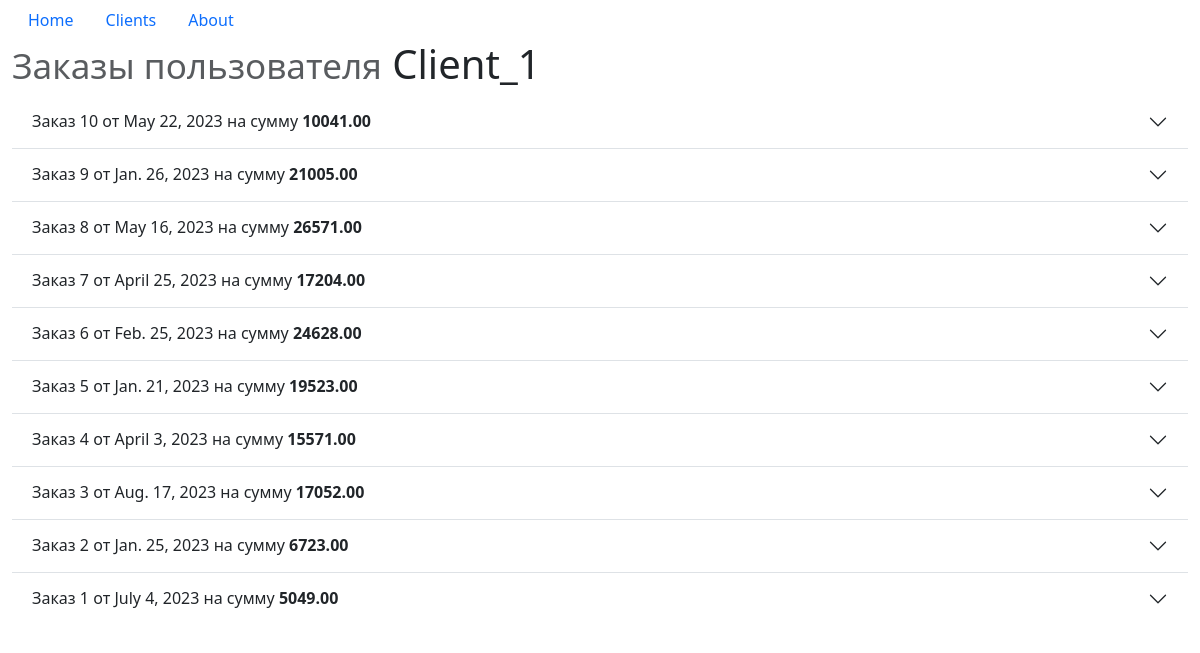
The page /clients/orders/1/ on the database its author committed.
### myapp/models.py (models this page shows, shortened)
class Client(models.Model):
    client_name = models.CharField(max_length=100, null=False)
    email = models.EmailField()
    password = models.CharField(max_length=100, null=False)
    phone = models.CharField(max_length=50, null=True)
    address = models.TextField(null=True)
    reg_date = models.DateField(auto_now_add=True)  # фиксируем создание
    class Meta:
        ordering = ['client_name']
        indexes = [
            models.Index(fields=['client_name']),
            models.Index(fields=['-reg_date']),
        ]

class OrderProducts(models.Model):
    order = models.ForeignKey(Order, on_delete=models.CASCADE)
    product = models.ForeignKey(Product, on_delete=models.PROTECT)
    product_count = models.IntegerField(default=1, validators=[MinValueValidator(1)])

class Order(models.Model):
    order_date = models.DateField(auto_now_add=True)
    cost = models.DecimalField(max_digits=10, decimal_places=2, default=0, validators=[MinValueValidator(0)])
    client = models.ForeignKey(Client, on_delete=models.CASCADE)
    products = models.ManyToManyField(Product, through='OrderProducts')

### myapp/views.py (the view)
# urls.py: path('clients/orders/<int:client_id>/', views.client_orders, name='client_orders'),
def client_orders(request, client_id):
    client = get_object_or_404(Client, pk=client_id)
    order_prods = OrderProducts.objects.select_related('product').select_related('order').filter(
        order__client_id=client_id).order_by('-order_id')
    order_prods = order_prods.annotate(prod_cost=F('product__price') * F('product_count'))
    context = {
        'client_name': client.client_name,
        'orders': order_prods,
    }
    return render(request, 'client_orders.html', context)

### myapp/templates/client_orders.html (shortened to what this page needs)
{% extends 'base.html' %}
{% block content %}
<h1><small class="text-muted">Заказы пользователя</small> {{ client_name }}</h1>
{% if orders %}
<div class="accordion accordion-flush" id="accordionOrders">
    {% for ord in orders %}
        {% ifchanged ord.order.id %}
            {% if not forloop.first %}
            </div>
            {% endif %}
        <div class="accordion-item">
            <h2 class="accordion-header" id="flush-heading{{ ord.order.id }}">
                <button class="accordion-button collapsed" type="button" data-bs-toggle="collapse"
                        data-bs-target="#flush-collapse{{ ord.order.id }}" aria-expanded="false" aria-controls="flush-collapse{{ ord.order.id }}">
                    Заказ {{ ord.order.id }} от {{ ord.order.order_date }} на сумму&nbsp;<strong>{{ ord.order.cost }}</strong>
                </button>
            </h2>
        {% endifchanged %}
    {% endfor %}
    </div>
</div>
{% else %}
    <div class="alert-warning">Данные отсутствуют!</div>
{% endif %}
{% endblock %}

### rows shown on the page
Client: client_name "Client_1"
OrderProducts: order.id "10", order.order_date "May 22, 2023", order.cost "10041.00"
OrderProducts: order.id "9", order.order_date "Jan. 26, 2023", order.cost "21005.00"
OrderProducts: order.id "8", order.order_date "May 16, 2023", order.cost "26571.00"
OrderProducts: order.id "7", order.order_date "April 25, 2023", order.cost "17204.00"
OrderProducts: order.id "6", order.order_date "Feb. 25, 2023", order.cost "24628.00"
OrderProducts: order.id "5", order.order_date "Jan. 21, 2023", order.cost "19523.00"
OrderProducts: order.id "4", order.order_date "April 3, 2023", order.cost "15571.00"
OrderProducts: order.id "3", order.order_date "Aug. 17, 2023", order.cost "17052.00"
OrderProducts: order.id "2", order.order_date "Jan. 25, 2023", order.cost "6723.00"
OrderProducts: order.id "1", order.order_date "July 4, 2023", order.cost "5049.00"
